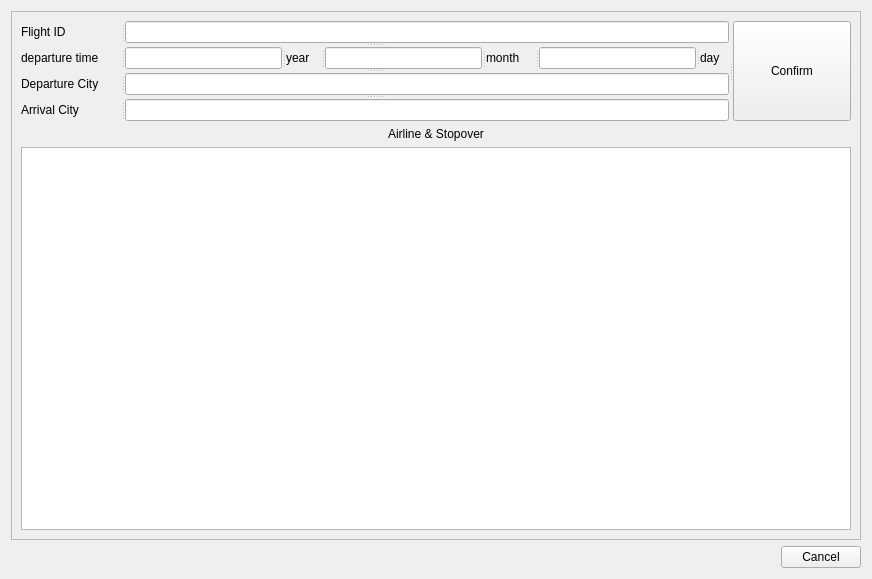
<?xml version="1.0" encoding="UTF-8"?>
<ui version="4.0">
 <class>addticket</class>
 <widget class="QWidget" name="addticket">
  <property name="geometry">
   <rect>
    <x>0</x>
    <y>0</y>
    <width>872</width>
    <height>579</height>
   </rect>
  </property>
  <property name="windowTitle">
   <string>Form</string>
  </property>
  <layout class="QVBoxLayout" name="verticalLayout">
   <item>
    <widget class="QFrame" name="frame">
     <property name="frameShape">
      <enum>QFrame::StyledPanel</enum>
     </property>
     <property name="frameShadow">
      <enum>QFrame::Raised</enum>
     </property>
     <layout class="QVBoxLayout" name="verticalLayout_2">
      <item>
       <widget class="QSplitter" name="splitter_10">
        <property name="orientation">
         <enum>Qt::Horizontal</enum>
        </property>
        <widget class="QSplitter" name="splitter_9">
         <property name="orientation">
          <enum>Qt::Vertical</enum>
         </property>
         <widget class="QSplitter" name="splitter">
          <property name="orientation">
           <enum>Qt::Horizontal</enum>
          </property>
          <widget class="QLabel" name="label_6">
           <property name="sizePolicy">
            <sizepolicy hsizetype="Preferred" vsizetype="Fixed">
             <horstretch>0</horstretch>
             <verstretch>0</verstretch>
            </sizepolicy>
           </property>
           <property name="minimumSize">
            <size>
             <width>70</width>
             <height>0</height>
            </size>
           </property>
           <property name="maximumSize">
            <size>
             <width>100</width>
             <height>16777215</height>
            </size>
           </property>
           <property name="text">
            <string>Flight ID</string>
           </property>
          </widget>
          <widget class="QLineEdit" name="flight_id">
           <property name="minimumSize">
            <size>
             <width>116</width>
             <height>0</height>
            </size>
           </property>
           <property name="maximumSize">
            <size>
             <width>16777215</width>
             <height>16777215</height>
            </size>
           </property>
           <property name="text">
            <string/>
           </property>
          </widget>
         </widget>
         <widget class="QSplitter" name="splitter_6">
          <property name="orientation">
           <enum>Qt::Horizontal</enum>
          </property>
          <widget class="QLabel" name="departure_time">
           <property name="sizePolicy">
            <sizepolicy hsizetype="Preferred" vsizetype="Fixed">
             <horstretch>0</horstretch>
             <verstretch>0</verstretch>
            </sizepolicy>
           </property>
           <property name="minimumSize">
            <size>
             <width>70</width>
             <height>0</height>
            </size>
           </property>
           <property name="maximumSize">
            <size>
             <width>100</width>
             <height>16777215</height>
            </size>
           </property>
           <property name="text">
            <string>departure time</string>
           </property>
          </widget>
          <widget class="QSplitter" name="splitter_7">
           <property name="orientation">
            <enum>Qt::Horizontal</enum>
           </property>
           <widget class="QSplitter" name="splitter_2">
            <property name="orientation">
             <enum>Qt::Horizontal</enum>
            </property>
            <widget class="QLineEdit" name="year">
             <property name="minimumSize">
              <size>
               <width>0</width>
               <height>0</height>
              </size>
             </property>
             <property name="maximumSize">
              <size>
               <width>16777215</width>
               <height>16777215</height>
              </size>
             </property>
             <property name="text">
              <string/>
             </property>
            </widget>
            <widget class="QLabel" name="label_2">
             <property name="sizePolicy">
              <sizepolicy hsizetype="Preferred" vsizetype="Fixed">
               <horstretch>0</horstretch>
               <verstretch>0</verstretch>
              </sizepolicy>
             </property>
             <property name="minimumSize">
              <size>
               <width>0</width>
               <height>0</height>
              </size>
             </property>
             <property name="maximumSize">
              <size>
               <width>16777215</width>
               <height>16777215</height>
              </size>
             </property>
             <property name="text">
              <string>year</string>
             </property>
            </widget>
           </widget>
           <widget class="QSplitter" name="splitter_3">
            <property name="orientation">
             <enum>Qt::Horizontal</enum>
            </property>
            <widget class="QLineEdit" name="month">
             <property name="minimumSize">
              <size>
               <width>0</width>
               <height>0</height>
              </size>
             </property>
             <property name="maximumSize">
              <size>
               <width>16777215</width>
               <height>16777215</height>
              </size>
             </property>
             <property name="text">
              <string/>
             </property>
            </widget>
            <widget class="QLabel" name="label_11">
             <property name="sizePolicy">
              <sizepolicy hsizetype="Preferred" vsizetype="Fixed">
               <horstretch>0</horstretch>
               <verstretch>0</verstretch>
              </sizepolicy>
             </property>
             <property name="minimumSize">
              <size>
               <width>0</width>
               <height>0</height>
              </size>
             </property>
             <property name="maximumSize">
              <size>
               <width>16777215</width>
               <height>16777215</height>
              </size>
             </property>
             <property name="text">
              <string>month</string>
             </property>
            </widget>
           </widget>
           <widget class="QSplitter" name="splitter_8">
            <property name="orientation">
             <enum>Qt::Horizontal</enum>
            </property>
            <widget class="QLineEdit" name="day">
             <property name="minimumSize">
              <size>
               <width>0</width>
               <height>0</height>
              </size>
             </property>
             <property name="maximumSize">
              <size>
               <width>16777215</width>
               <height>16777215</height>
              </size>
             </property>
             <property name="text">
              <string/>
             </property>
            </widget>
            <widget class="QLabel" name="label_12">
             <property name="sizePolicy">
              <sizepolicy hsizetype="Preferred" vsizetype="Fixed">
               <horstretch>0</horstretch>
               <verstretch>0</verstretch>
              </sizepolicy>
             </property>
             <property name="minimumSize">
              <size>
               <width>0</width>
               <height>0</height>
              </size>
             </property>
             <property name="maximumSize">
              <size>
               <width>16777215</width>
               <height>16777215</height>
              </size>
             </property>
             <property name="text">
              <string>day</string>
             </property>
            </widget>
           </widget>
          </widget>
         </widget>
         <widget class="QSplitter" name="splitter_4">
          <property name="orientation">
           <enum>Qt::Horizontal</enum>
          </property>
          <widget class="QLabel" name="label_9">
           <property name="sizePolicy">
            <sizepolicy hsizetype="Preferred" vsizetype="Fixed">
             <horstretch>0</horstretch>
             <verstretch>0</verstretch>
            </sizepolicy>
           </property>
           <property name="minimumSize">
            <size>
             <width>70</width>
             <height>0</height>
            </size>
           </property>
           <property name="maximumSize">
            <size>
             <width>100</width>
             <height>16777215</height>
            </size>
           </property>
           <property name="text">
            <string>Departure City</string>
           </property>
          </widget>
          <widget class="QLineEdit" name="departure_airport">
           <property name="minimumSize">
            <size>
             <width>116</width>
             <height>0</height>
            </size>
           </property>
           <property name="maximumSize">
            <size>
             <width>16777215</width>
             <height>16777215</height>
            </size>
           </property>
           <property name="text">
            <string/>
           </property>
          </widget>
         </widget>
         <widget class="QSplitter" name="splitter_5">
          <property name="orientation">
           <enum>Qt::Horizontal</enum>
          </property>
          <widget class="QLabel" name="label_10">
           <property name="sizePolicy">
            <sizepolicy hsizetype="Preferred" vsizetype="Fixed">
             <horstretch>0</horstretch>
             <verstretch>0</verstretch>
            </sizepolicy>
           </property>
           <property name="minimumSize">
            <size>
             <width>70</width>
             <height>0</height>
            </size>
           </property>
           <property name="maximumSize">
            <size>
             <width>100</width>
             <height>16777215</height>
            </size>
           </property>
           <property name="text">
            <string>Arrival City</string>
           </property>
          </widget>
          <widget class="QLineEdit" name="arrival_airport">
           <property name="minimumSize">
            <size>
             <width>116</width>
             <height>0</height>
            </size>
           </property>
           <property name="maximumSize">
            <size>
             <width>16777215</width>
             <height>16777215</height>
            </size>
           </property>
           <property name="text">
            <string/>
           </property>
          </widget>
         </widget>
        </widget>
        <widget class="QPushButton" name="pushButton">
         <property name="text">
          <string>Confirm</string>
         </property>
        </widget>
       </widget>
      </item>
      <item>
       <widget class="QLabel" name="label">
        <property name="text">
         <string>Airline &amp; Stopover</string>
        </property>
        <property name="alignment">
         <set>Qt::AlignCenter</set>
        </property>
       </widget>
      </item>
      <item>
       <widget class="QTableView" name="tableView"/>
      </item>
     </layout>
    </widget>
   </item>
   <item alignment="Qt::AlignRight">
    <widget class="QPushButton" name="pushButton_2">
     <property name="text">
      <string>Cancel</string>
     </property>
    </widget>
   </item>
  </layout>
 </widget>
 <resources/>
 <connections/>
</ui>
